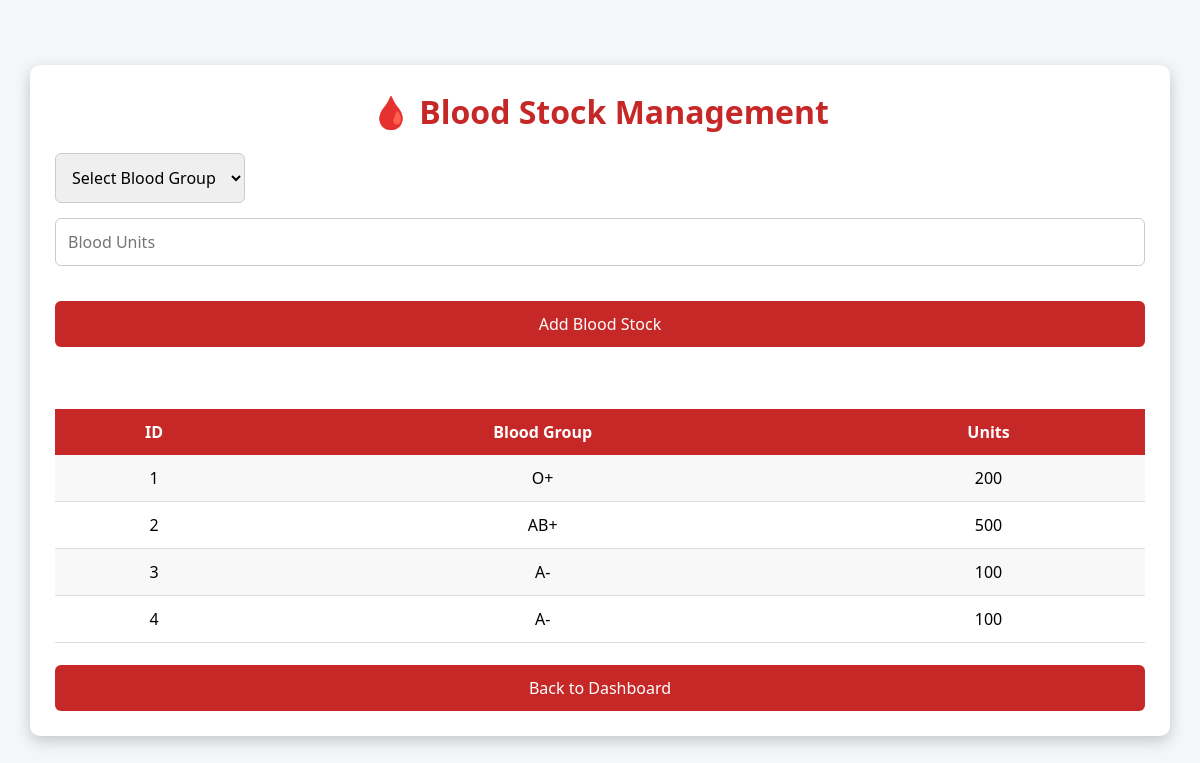
The page /blood_stock on the database as committed earlier.
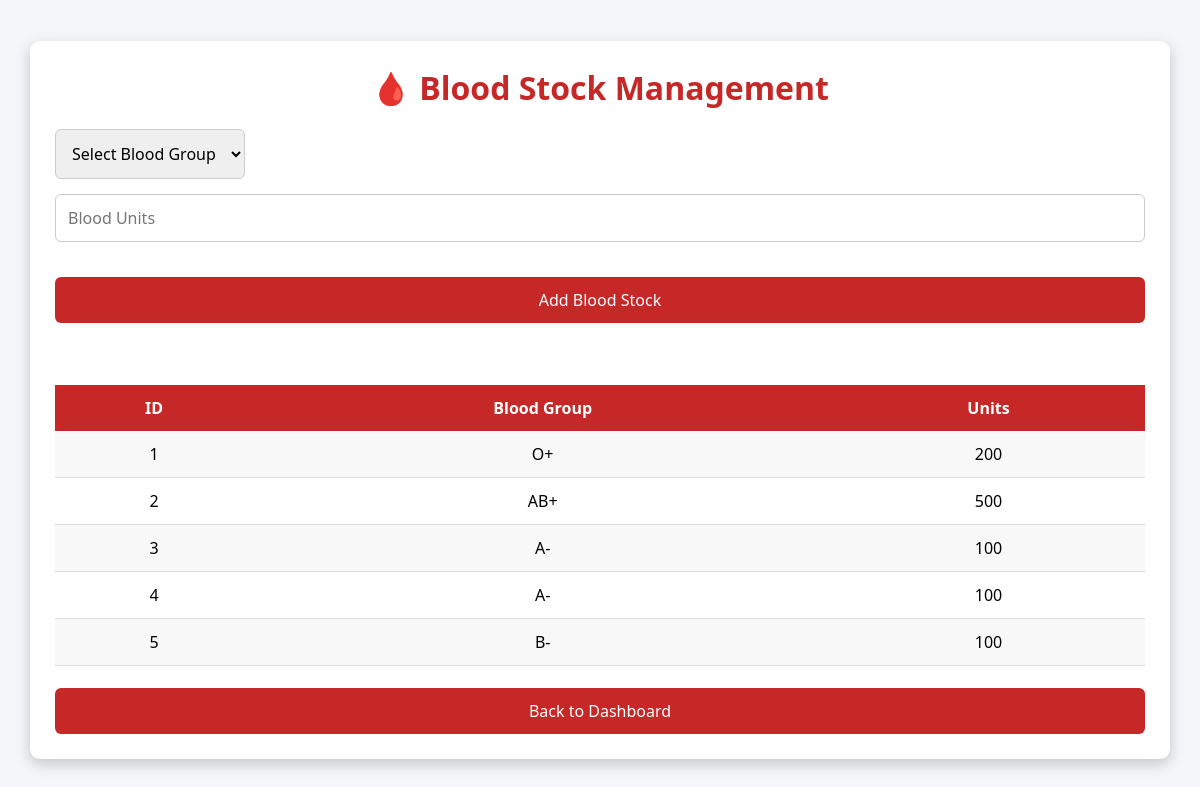
The same page on the database as committed later.
### tables this page shows
CREATE TABLE blood_stock(
    stock_id INTEGER PRIMARY KEY AUTOINCREMENT,
    blood_group TEXT,
    units INTEGER
);

### app.py (the view)
@app.route('/blood_stock')
def blood_stock():
    conn = get_db_connection()
    stock = conn.execute(
        "SELECT * FROM blood_stock"
    ).fetchall()
    conn.close()
    return render_template(
        "blood_stock.html",
        stock=stock
    )

### app.py (called while the page is built)
def get_db_connection():
    conn = sqlite3.connect("bloodbank.db")
    conn.row_factory = sqlite3.Row
    return conn

### templates/blood_stock.html (shortened to what this page needs)
<!DOCTYPE html>
<html>
<head>
<link rel="stylesheet"
href="{{ url_for('static', filename='style.css') }}">
</head>
<body>
<div class="table-container">
<h1>🩸 Blood Stock Management</h1>
<form action="/add_stock" method="POST">
<select name="blood_group" required>
<option value="">Select Blood Group</option>
</select>
<input
type="number"
name="units"
placeholder="Blood Units"
required>
<button type="submit">
Add Blood Stock
</button>
</form>
<br>
<table>
<tr>
<th>ID</th>
<th>Blood Group</th>
<th>Units</th>
</tr>
{% for row in stock %}
<tr>
<td>{{ row['stock_id'] }}</td>
<td>{{ row['blood_group'] }}</td>
<td>{{ row['units'] }}</td>
</tr>
{% endfor %}
</table>
<br>
<a href="/dashboard">
<button>
Back to Dashboard
</button>
</a>
</div>
</body>
</html>

### static/style.css (style rules this page uses)
* { margin:0; padding:0; box-sizing:border-box; font-family:Segoe UI,sans-serif; }
body { background:linear-gradient(135deg,#b71c1c,#ef5350); height:100vh; display:flex; justify-content:center; align-items:center; }
input { width:100%; padding:14px; margin-bottom:20px; border-radius:8px; border:1px solid #ccc; font-size:16px; }
button { width:100%; padding:14px; background:#c62828; color:white; border:none; border-radius:8px; font-size:18px; cursor:pointer; transition:.3s; }
.table-container { width:95%; margin:30px auto; background:white; padding:25px; border-radius:10px; box-shadow:0 5px 15px rgba(0,0,0,.2); }
.table-container h1 { text-align:center; color:#c62828; margin-bottom:20px; }
table { width:100%; border-collapse:collapse; margin-top:20px; }
table th { background:#c62828; color:white; padding:12px; }
table td { padding:12px; text-align:center; border-bottom:1px solid #ddd; }
body { margin:0; padding:0; font-family:Arial, Helvetica, sans-serif; background:#f4f6f9; }
.table-container form { display:flex; gap:15px; margin-bottom:20px; align-items:center; flex-wrap:wrap; }
.table-container form select, .table-container form input { padding:12px; border:1px solid #ccc; border-radius:6px; font-size:16px; }
.table-container form button { padding:12px 20px; background:#c62828; color:white; border:none; border-radius:6px; cursor:pointer; }
.table-container { width:95%; margin:30px auto; background:white; padding:25px; border-radius:10px; box-shadow:0 5px 15px rgba(0,0,0,0.2); }
table { width:100%; border-collapse:collapse; }
.table-container button { padding:10px 20px; background:#c62828; color:white; border:none; border-radius:6px; cursor:pointer; font-size:16px; }
.table-container { width:95%; margin:30px auto; background:white; padding:25px; border-radius:10px; box-shadow:0px 5px 15px rgba(0,0,0,0.2); }
table td { padding:12px; text-align:center; border-bottom:1px solid #dddddd; }
table tr:nth-child(even) { background:#f8f8f8; }
.table-container button { padding:12px 20px; background:#c62828; color:white; border:none; border-radius:6px; cursor:pointer; font-size:16px; }

Rows that differ between the two databases and show on the page:
added blood_stock: stock_id "5", blood_group "B-", units "100"
